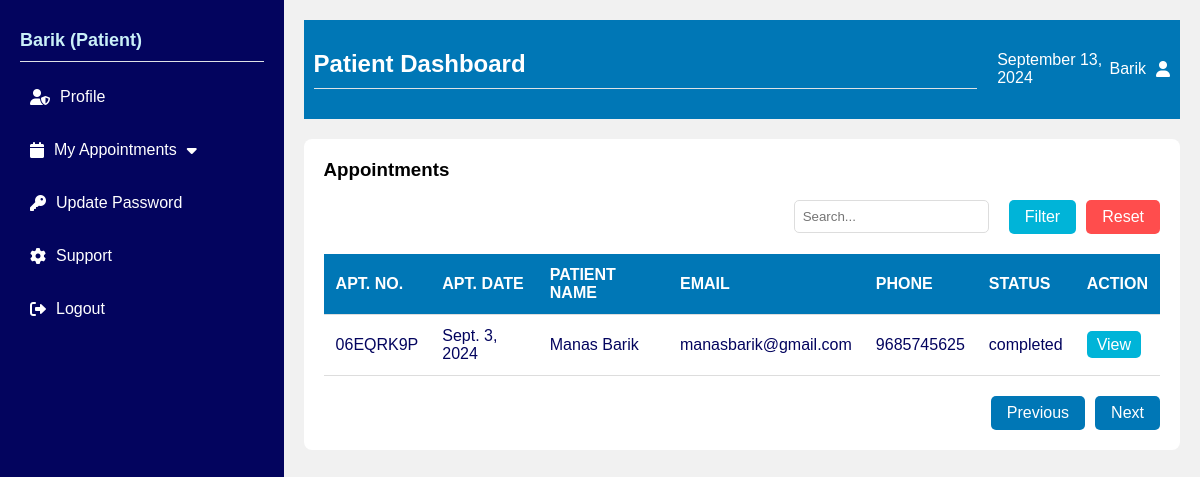
The page /today_appointments/ (signed in) on the database its author committed.
### doctorapp/models.py (models this page shows, shortened)
class Appointment(models.Model):
    STATUS_CHOICES = [
        ('booked', 'Booked'),
        ('cancelled', 'Cancelled'),
        ('completed', 'Completed'),
    ]
    CONSULTATION_STATUS_CHOICES = [
        ('pending', 'Pending'),
        ('completed', 'Completed'),
        ('failed', 'Failed'),
    ]
    apt_no = models.CharField(max_length=20,primary_key=True)
    apt_date = models.DateField()
    doctor = models.ForeignKey(DoctorProfile, on_delete=models.CASCADE)
    patient = models.ForeignKey(PatientProfile, on_delete=models.CASCADE)
    patient_name = models.CharField(max_length=255)
    patient_email = models.EmailField()
    patient_phone = models.CharField(max_length=20)
    patient_age = models.PositiveIntegerField()
    patient_dob = models.DateField()
    patient_gender = models.CharField(max_length=10)
    patient_comment = models.TextField(blank=True, null=True)
    doctor_comment = models.TextField(blank=True, null=True)
    consultation_fees = models.DecimalField(max_digits=10, decimal_places=2, default=0.00)
    status = models.CharField(max_length=20, choices=STATUS_CHOICES, default='booked')
    consultation_status = models.CharField(max_length=20, choices=CONSULTATION_STATUS_CHOICES, default='pending')

### patientapp/views.py (the view)
# urls.py: path('today_appointments/', today_appointments_view, name="today_appointments"),
@login_required
def today_appointments_view(request):
    patient = request.user.patientprofile
    appointments = Appointment.objects.filter(patient=patient)
    return render(request, 'today_appointments.html', {'appointments': appointments})

### patientapp/templates/today_appointments.html (shortened to what this page needs)
{% load static %}
<!DOCTYPE html>
<html lang="en">
<head>
    <link rel="stylesheet" type="text/css" href="{% static 'css/patientcss/styles.css' %}">
  <link rel="stylesheet" href="https://cdnjs.cloudflare.com/ajax/libs/font-awesome/6.0.0-beta3/css/all.min.css">
</head>
<body>
  <div class="container">
    <nav class="sidebar">
        <div class="logo">
            <h2>{{ request.session.user_name }} (Patient)</h2>
        </div>
        <ul class="nav-links">
            <li><a href="{% url 'patient_profile' %}"><i class="fas fa-user-shield"></i> Profile</a></li>
            <li class="dropdown">
                <a href="" class="dropdown-toggle"><i class="fas fa-calendar"></i> My Appointments <i class="fas fa-caret-down"></i></a>
            </li>
            <li><a href="{% url 'patient_update_password' %}"><i class="fas fa-key"></i> Update Password</a></li>
            <li><a href="{% url 'website' %}"><i class="fas fa-cog"></i> Support</a></li>
            <li><a href="{% url 'logout' %}"><i class="fas fa-sign-out-alt"></i> Logout</a></li>
        </ul>
    </nav>
    <div class="main-content">
        <header>
            <h2>Patient Dashboard</h2>
            <div class="date"></div>
            <div class="user-profile">
                <span>{{ request.session.user_name }}</span>
                <i class="fas fa-user"></i>
            </div>
        </header>
            <section class="appointments">
                <h3>Appointments</h3>
                <div class="search-filter-reset">
                    <input type="text" placeholder="Search..." class="search">
                    <a href="#" class="filter">Filter</a>
                    <a href="#" class="reset">Reset</a>
                </div>
                <table class="appointments-table">
                    <thead>
                        <tr>
                            <th>APT. NO.</th>
                            <th>APT. DATE</th>
                            <th>PATIENT NAME</th>
                            <th>EMAIL</th>
                            <th>PHONE</th>
                            <th>STATUS</th>
                            <th>ACTION</th>
                        </tr>
                    </thead>
                    <tbody>
                        {% for appointment in appointments %}
                        <tr>
                            <td>{{ appointment.apt_no }}</td>
                            <td>{{ appointment.apt_date }}</td>
                            <td>{{ appointment.patient_name }}</td>
                            <td>{{ appointment.patient_email }}</td>
                            <td>{{ appointment.patient_phone }}</td>
                            <td><span class="status {{ appointment.status|lower }}">{{ appointment.status }}</span></td>
                            <td><a href="{% url 'view_appointments' apt_no=appointment.apt_no %}" class="view">View</a>
                            </td>
                        </tr>
                        {% empty %}
                        <tr>
                            <td colspan="7">No appointments for today.</td>
                        </tr>
                        {% endfor %}
                    </tbody>
                </table>
                <div class="pagination">
                    <a href="#" class="prev">Previous</a>
                    <a href="#" class="next">Next</a>
                </div>
            </section>
        </div>
    </div>
</body>
</html>

### static/css/patientcss/styles.css (style rules this page uses)
body { font-family: 'Arial', sans-serif; margin: 0; padding: 0; background-color: #f8f9fa; }
.container { display: flex; }
.sidebar { width: 250px; background-color: #03045e; height: 100vh; color: white; padding: 20px; }
.logo h2 { text-align: center; font-size: 18px; margin: 10px 0; color: #caf0f8; }
.nav-links { list-style-type: none; padding: 0; }
.nav-links li { margin-bottom: 15px; }
.nav-links a { text-decoration: none; color: white; font-size: 16px; display: flex; align-items: center; padding: 10px; border-radius: 5px; transition: background 0.3s; }
.nav-links i { margin-right: 10px; }
.dropdown { position: relative; }
.fa-caret-down { padding-left: 10px; }
.main-content { background-color: #f1f1f1; flex-grow: 1; padding: 20px; }
header { display: flex; justify-content: space-between; align-items: center; background-color: #0077b6; padding: 10px; color: white; }
header .date { margin-left: 20px; }
header .user-profile { display: flex; align-items: center; }
header .user-profile i { margin-left: 10px; }
.appointments { background-color: #ffffff; padding: 20px; margin-top: 20px; border-radius: 8px; }
.appointments h3 { margin-top: 0; }
.search-filter-reset { display: flex; justify-content: flex-end; margin-bottom: 10px; align-items: center; }
.search { padding: 8px; margin-right: 10px; border-radius: 5px; border: 1px solid #ddd; }
.filter, .reset { border: none; padding: 8px 16px; margin-left: 10px; text-decoration: none; border-radius: 5px; }
.filter { background-color: #00b4d8; color: #ffffff; }
.reset { background-color: #ff4d4d; color: #ffffff; }
.appointments-table { width: 100%; border-collapse: collapse; margin-top: 10px; }
.appointments-table th, .appointments-table td { padding: 12px; text-align: left; border-bottom: 1px solid #ddd; }
.view { background-color: #00b4d8; color: #ffffff; text-decoration: none; padding: 5px 10px; border-radius: 5px; }
.pagination { display: flex; justify-content: flex-end; margin-top: 20px; }
.pagination .prev, .pagination .next { background-color: #0077b6; color: #ffffff; text-decoration: none; padding: 8px 16px; margin-left: 10px; border-radius: 5px; }
.appointments-table { width: 100%; border-collapse: collapse; margin-top: 20px; }
.appointments-table th { background-color: #0077b6; color: #ffffff; }
.appointments-table td { color: #03045e; }
h2 { width: 100%; margin-bottom: 20px; font-size: 1.5rem; border-bottom: 1px solid #dee2e6; padding-bottom: 10px; }
h2 { margin-bottom: 20px; font-size: 1.5rem; border-bottom: 1px solid #dee2e6; padding-bottom: 10px; display: flex; align-items: center; }

### rows shown on the page
Appointment: apt_no "06EQRK9P", apt_date "Sept. 3, 2024", patient_name "Manas Barik", patient_email "manasbarik@gmail.com", patient_phone "9685745625", status "completed"

### other values the page prints
{{ request.session.user_name }} "Barik"
